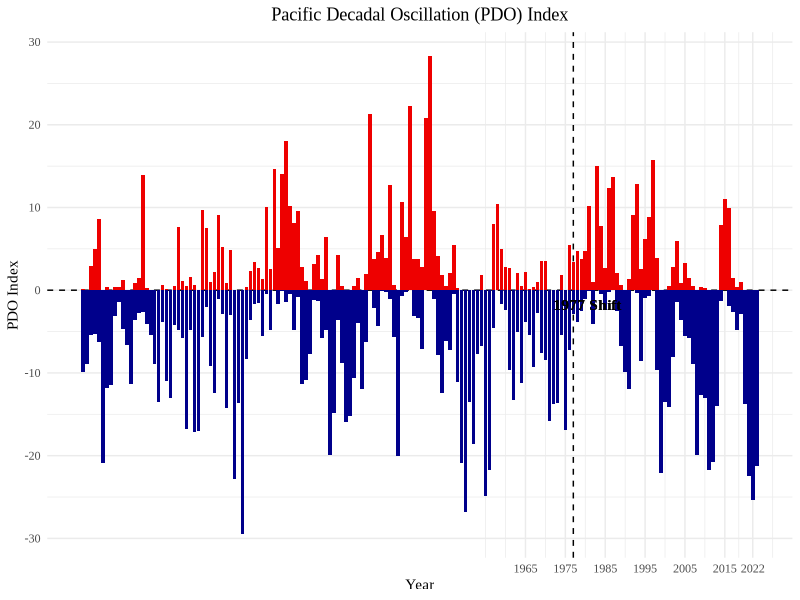

Generate this figure with R:
# Load libraries 
library(tidyverse) 

# Set working directory 
setwd("~/Documents/GitHub/CSIA_lab_work/data/environmental")

# Load data
data <- read.csv("PDO_tidy.csv")

# Plot data
ggplot(data, aes(x = Year, y = Value, fill = Value > 0)) +
  geom_hline(yintercept = 0, linetype = "dashed", color = "black") +
  geom_vline(xintercept = 1977, linetype = "dashed", color = "black") +
  geom_col() +
  scale_x_continuous(breaks = c(1965, 1975, 1985, 1995, 2005, 2015, 2022)) +
  scale_fill_manual(values = c("TRUE" = "red2", "FALSE" = "darkblue")) +
  labs(title = "Pacific Decadal Oscillation (PDO) Index",
       x = "Year",
       y = "PDO Index") +
  theme_minimal() +
  theme(
    legend.position = "none",
    axis.line.y = element_blank(),
    plot.title = element_text(hjust = 0.5, family = "Times New Roman"), 
    text = element_text(family = "Times New Roman") 
  ) + 
  annotate("text", x = 1980.5, y = -1.79, label = bquote(bold("1977 Shift")), family = "Times New Roman")

